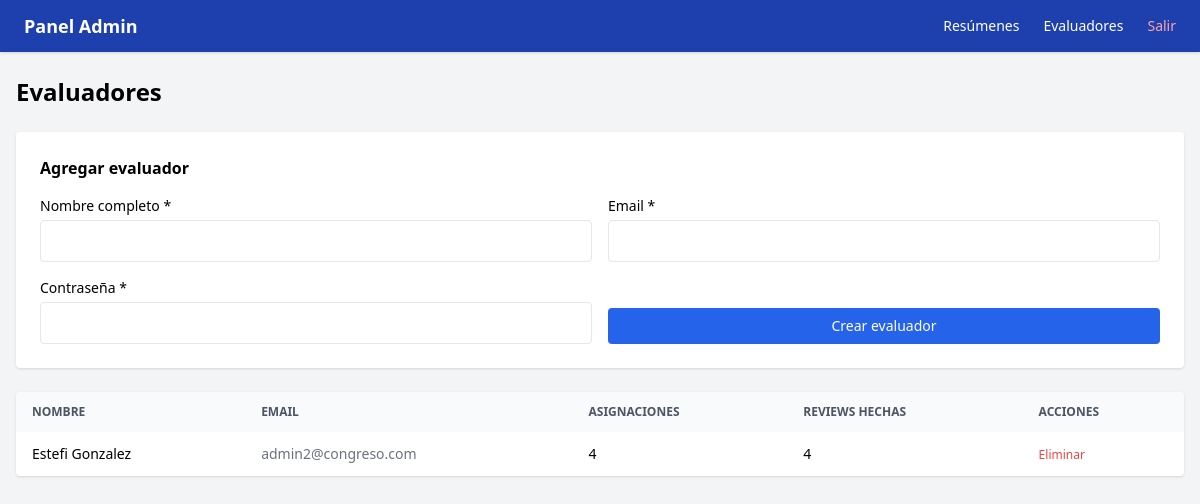
The page /admin/evaluadores (signed in) on the database as committed earlier.
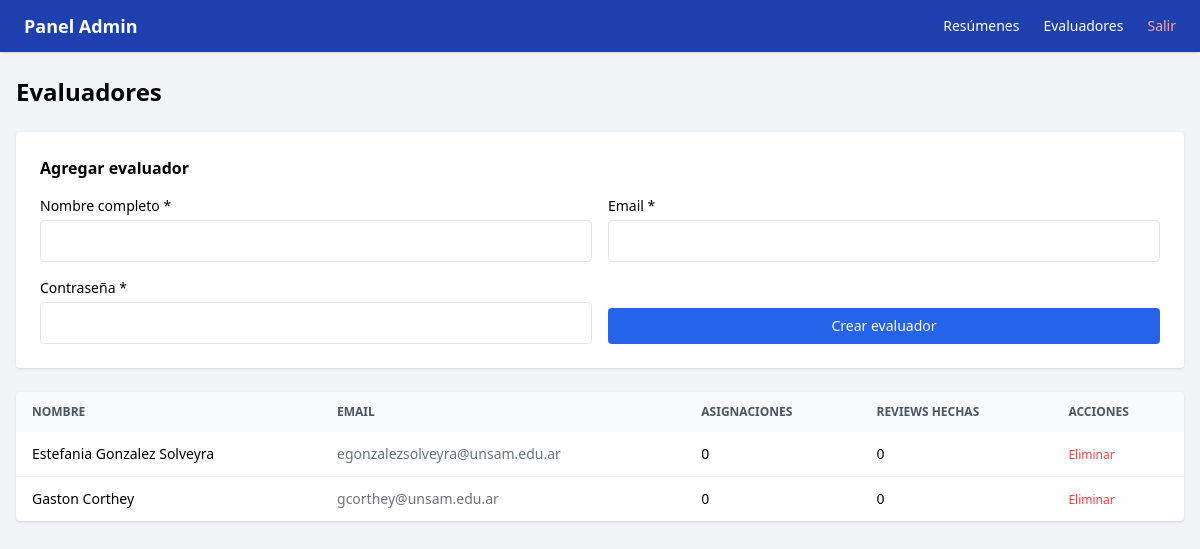
The same page on the database as committed later.
### app/models.py (models this page shows)
class User(Base):
    __tablename__ = "users"
    id = Column(Integer, primary_key=True, index=True)
    email = Column(String, unique=True, index=True, nullable=False)
    nombre = Column(String, nullable=False)
    password_hash = Column(String, nullable=False)
    role = Column(Enum(RoleEnum), nullable=False)
    reviews = relationship("Review", back_populates="evaluador")
    asignaciones = relationship("Asignacion", back_populates="evaluador")

### app/main.py (the view)
@app.get("/admin/evaluadores", response_class=HTMLResponse)
def admin_evaluadores(
    request: Request,
    current_user: models.User = Depends(require_admin),
    db: Session = Depends(get_db)
):
    evaluadores = db.query(models.User).filter(models.User.role == models.RoleEnum.evaluador).all()
    return templates.TemplateResponse("admin/evaluadores.html", {
        "request": request,
        "evaluadores": evaluadores,
        "current_user": current_user
    })

### app/templates/admin/evaluadores.html (shortened to what this page needs)
{% extends "admin/base.html" %}
{% block content %}
<div class="flex items-center justify-between mb-6">
    <h1 class="text-2xl font-bold">Evaluadores</h1>
</div>
<div class="bg-white rounded shadow p-6 mb-6">
    <h2 class="font-semibold mb-4">Agregar evaluador</h2>
    <form method="post" action="/admin/evaluadores" class="grid grid-cols-1 gap-4 sm:grid-cols-2">
        <div>
            <label class="block text-sm font-medium mb-1">Nombre completo *</label>
            <input type="text" name="nombre" required
                class="w-full border rounded px-3 py-2 focus:outline-none focus:ring-2 focus:ring-blue-400"/>
        </div>
        <div>
            <label class="block text-sm font-medium mb-1">Email *</label>
            <input type="email" name="email" required
                class="w-full border rounded px-3 py-2 focus:outline-none focus:ring-2 focus:ring-blue-400"/>
        </div>
        <div>
            <label class="block text-sm font-medium mb-1">Contraseña *</label>
            <input type="password" name="password" required
                class="w-full border rounded px-3 py-2 focus:outline-none focus:ring-2 focus:ring-blue-400"/>
        </div>
        <div class="flex items-end">
            <button class="w-full bg-blue-600 text-white px-4 py-2 rounded hover:bg-blue-700 text-sm">
                Crear evaluador
            </button>
        </div>
    </form>
</div>
<div class="bg-white rounded shadow overflow-hidden">
    <table class="w-full text-sm">
        <thead class="bg-gray-50 text-gray-600 uppercase text-xs">
            <tr>
                <th class="px-4 py-3 text-left">Nombre</th>
                <th class="px-4 py-3 text-left">Email</th>
                <th class="px-4 py-3 text-left">Asignaciones</th>
                <th class="px-4 py-3 text-left">Reviews hechas</th>
                <th class="px-4 py-3 text-left">Acciones</th>
            </tr>
        </thead>
        <tbody class="divide-y divide-gray-100">
            {% for e in evaluadores %}
            <tr class="hover:bg-gray-50">
                <td class="px-4 py-3 font-medium">{{ e.nombre }}</td>
                <td class="px-4 py-3 text-gray-500">{{ e.email }}</td>
                <td class="px-4 py-3">{{ e.asignaciones | length }}</td>
                <td class="px-4 py-3">{{ e.reviews | length }}</td>
                <td class="px-4 py-3">
                    <form method="post" action="/admin/evaluadores/{{ e.id }}/delete"
                        onsubmit="return confirm('¿Eliminar a {{ e.nombre }}?')">
                        <button class="text-red-500 text-xs hover:underline">Eliminar</button>
                    </form>
                </td>
            </tr>
            {% endfor %}
        </tbody>
    </table>
</div>
{% endblock %}

### app/templates/admin/base.html (shortened to what this page needs)
<!DOCTYPE html>
<html lang="es">
<head>
    <script src="https://cdn.tailwindcss.com"></script>
</head>
<body class="bg-gray-100 min-h-screen">
    <nav class="bg-blue-800 text-white px-6 py-3 sticky top-0 z-50 shadow">
        <div class="flex items-center justify-between">
            <span class="font-bold text-lg">Panel Admin</span>
            <div class="hidden md:flex gap-6 text-sm">
                <a href="/admin" class="hover:underline">Resúmenes</a>
                <a href="/admin/evaluadores" class="hover:underline">Evaluadores</a>
                <a href="/logout" class="hover:underline text-red-300">Salir</a>
            </div>
        </div>
    </nav>
    <div class="w-full px-4 py-6">
        {% block content %}{% endblock %}
    </div>
</body>
</html>

Rows that differ between the two databases and show on the page:
changed User: nombre "Estefi Gonzalez" → "Estefania Gonzalez Solveyra"; email "admin2@congreso.com" → "egonzalezsolveyra@unsam.edu.ar"; asignaciones|length "4" → "0"; reviews|length "4" → "0"
added User: nombre "Gaston Corthey", email "gcorthey@unsam.edu.ar", asignaciones|length "0", reviews|length "0"
